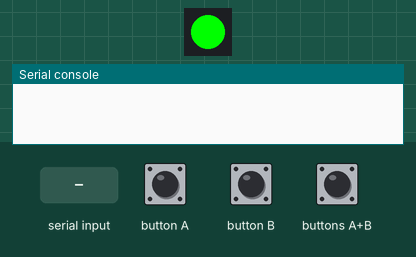
The program below on a simulated Calliope mini (MakeCode). Parts: 1 RGB LEDs in strip order, left to right, the last lines printed to the serial console. Inputs (shaded band) come from the test bench. No radio messages arrive unless stated (any console line starting 'radio sent:' is added by the test bench).

Above: at 1.7 s.
1.8 s: button A pressed for 0.15 s
3.4 s: button B pressed for 0.15 s
5.0 s: buttons A+B pressed for 0.15 s
6.6 s: "1" typed at the serial console, then Enter
At 6.64 s:
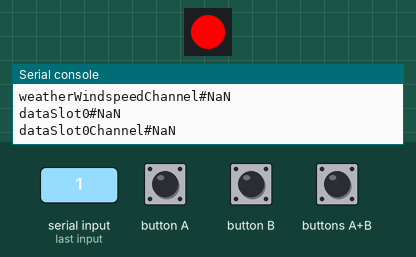
Timing chart, 0 to 9.1 s (numbered marks = the images above; inputs shaded):
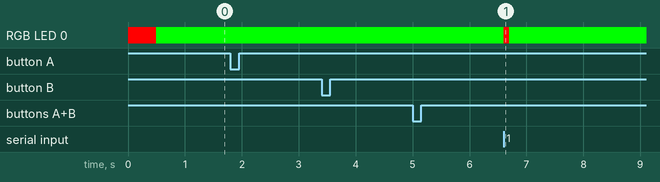

The program:

main.ts
```typescript
enum RadioMessage {
    message1 = 49434
}
function sendDataCalliope () {
    radio.setGroup(WeatherDataChannel)
    radio.sendString("" + (WeatherData))
    radio.setGroup(WeatherHumidChannel)
    radio.sendNumber(WeatherHumid)
    radio.setGroup(WeatherRainChannel)
    radio.sendNumber(WeatherRain)
    radio.setGroup(WeatherTempChannel)
    radio.sendNumber(WeatherTemp)
    radio.setGroup(WeatherWinddirectionChannel)
    radio.sendNumber(WeatherWinddirection)
    radio.setGroup(WeatherWindspeedChannel)
    radio.sendNumber(WeatherWindspeed)
    radio.setGroup(DataSlot0Channel)
    radio.sendNumber(DataSlot0)
    radio.setGroup(DataSlot1Channel)
    radio.sendNumber(DataSlot1)
    radio.setGroup(DataSlot2Channel)
    radio.sendNumber(DataSlot2)
    radio.setGroup(DataSlot3Channel)
    radio.sendNumber(DataSlot3)
    radio.setGroup(DataSlot4Channel)
    radio.sendNumber(DataSlot4)
    radio.setGroup(DataSlot5Channel)
    radio.sendNumber(DataSlot5)
    radio.setGroup(DataSlot6Channel)
    radio.sendNumber(DataSlot6)
    radio.setGroup(DataSlot7Channel)
    radio.sendNumber(DataSlot7)
    radio.setGroup(DataSlot8Channel)
    radio.sendNumber(DataSlot8)
    radio.setGroup(DataSlot9Channel)
    radio.sendNumber(DataSlot9)
}
input.onButtonEvent(Button.A, input.buttonEventClick(), function () {
    serial.writeLine("calliButtonA")
})
input.onButtonEvent(Button.AB, input.buttonEventClick(), function () {
    serial.writeLine("calliButtonAB")
})
input.onButtonEvent(Button.B, input.buttonEventClick(), function () {
    serial.writeLine("calliButtonB")
})
function Display () {
    if (status == 1) {
        basic.showLeds(`
            # . # . #
            . # # # .
            . . # . .
            . . # . .
            . . # . .
            `)
        basic.setLedColor(0xff8000)
    } else {
        basic.clearScreen()
        basic.setLedColor(0x00ff00)
    }
}
function receiveDataRaspi () {
    string = serial.readUntil(serial.delimiters(Delimiters.Dollar))
}
function sendDataRaspi () {
    serial.writeLine("weatherData#" + WeatherData)
    serial.writeLine("weatherDataChannel#" + WeatherDataChannel)
    serial.writeLine("weatherHumid#" + WeatherHumid)
    serial.writeLine("weatherHumidChannel#" + WeatherHumidChannel)
    serial.writeLine("weatherRain#" + WeatherRain)
    serial.writeLine("weatherRainChannel#" + WeatherRainChannel)
    serial.writeLine("weatherTemp#" + WeatherTemp)
    serial.writeLine("weatherTempChannel#" + WeatherTempChannel)
    serial.writeLine("weatherWinddirection#" + WeatherWinddirection)
    serial.writeLine("weatherWinddirectionChannel#" + WeatherWinddirectionChannel)
    serial.writeLine("weatherWindspeed#" + WeatherWindspeed)
    serial.writeLine("weatherWindspeedChannel#" + WeatherWindspeedChannel)
    serial.writeLine("dataSlot0#" + DataSlot0)
    serial.writeLine("dataSlot0Channel#" + DataSlot0Channel)
    serial.writeLine("dataSlot1#" + DataSlot1)
    serial.writeLine("dataSlot1Channel#" + DataSlot1Channel)
    serial.writeLine("dataSlot2#" + DataSlot2)
    serial.writeLine("dataSlot2Channel#" + DataSlot2Channel)
    serial.writeLine("dataSlot3#" + DataSlot3)
    serial.writeLine("dataSlot3Channel#" + DataSlot3Channel)
    serial.writeLine("dataSlot4#" + DataSlot4)
    serial.writeLine("dataSlot4Channel#" + DataSlot4Channel)
    serial.writeLine("dataSlot5#" + DataSlot5)
    serial.writeLine("dataSlot5Channel#" + DataSlot5Channel)
    serial.writeLine("dataSlot6#" + DataSlot6)
    serial.writeLine("dataSlot6Channel#" + DataSlot6Channel)
    serial.writeLine("dataSlot7#" + DataSlot7)
    serial.writeLine("dataSlot7Channel#" + DataSlot7Channel)
    serial.writeLine("dataSlot8#" + DataSlot8)
    serial.writeLine("dataSlot8Channel#" + DataSlot8Channel)
    serial.writeLine("dataSlot9#" + DataSlot9)
    serial.writeLine("dataSlot9Channel#" + DataSlot9Channel)
    serial.writeLine("status#" + status)
    serial.writeLine("calliLED#" + CalliLED)
    serial.writeLine("calliDisplay#" + CalliDisplay)
    serial.writeLine("SEQ#COMPLETE")
}
function storeData () {
    list = string.split(";")
    WeatherData = list[0]
    WeatherDataChannel = parseFloat(list[1])
    WeatherHumid = parseFloat(list[2])
    WeatherHumidChannel = parseFloat(list[3])
    WeatherRain = parseFloat(list[4])
    WeatherRainChannel = parseFloat(list[5])
    WeatherTemp = parseFloat(list[6])
    WeatherTempChannel = parseFloat(list[7])
    WeatherWinddirection = parseFloat(list[8])
    WeatherWinddirectionChannel = parseFloat(list[9])
    WeatherWindspeed = parseFloat(list[10])
    WeatherWindspeedChannel = parseFloat(list[11])
    DataSlot0 = parseFloat(list[12])
    DataSlot0Channel = parseFloat(list[13])
    DataSlot1 = parseFloat(list[14])
    DataSlot1Channel = parseFloat(list[15])
    DataSlot2 = parseFloat(list[16])
    DataSlot2Channel = parseFloat(list[17])
    DataSlot3 = parseFloat(list[18])
    DataSlot3Channel = parseFloat(list[19])
    DataSlot4 = parseFloat(list[20])
    DataSlot4Channel = parseFloat(list[21])
    DataSlot5 = parseFloat(list[22])
    DataSlot5Channel = parseFloat(list[23])
    DataSlot6 = parseFloat(list[24])
    DataSlot6Channel = parseFloat(list[25])
    DataSlot7 = parseFloat(list[26])
    DataSlot7Channel = parseFloat(list[27])
    DataSlot8 = parseFloat(list[28])
    DataSlot8Channel = parseFloat(list[29])
    DataSlot9 = parseFloat(list[30])
    DataSlot9Channel = parseFloat(list[31])
    status = parseFloat(list[32])
    CalliLED = parseFloat(list[33])
    CalliDisplay = parseFloat(list[34])
}
let list: string[] = []
let CalliDisplay = 0
let CalliLED = 0
let string = ""
let status = 0
let DataSlot9 = 0
let DataSlot9Channel = 0
let DataSlot8 = 0
let DataSlot8Channel = 0
let DataSlot7 = 0
let DataSlot7Channel = 0
let DataSlot6 = 0
let DataSlot6Channel = 0
let DataSlot5 = 0
let DataSlot5Channel = 0
let DataSlot4 = 0
let DataSlot4Channel = 0
let DataSlot3 = 0
let DataSlot3Channel = 0
let DataSlot2 = 0
let DataSlot2Channel = 0
let DataSlot1 = 0
let DataSlot1Channel = 0
let DataSlot0 = 0
let DataSlot0Channel = 0
let WeatherWindspeed = 0
let WeatherWindspeedChannel = 0
let WeatherWinddirection = 0
let WeatherWinddirectionChannel = 0
let WeatherTemp = 0
let WeatherTempChannel = 0
let WeatherRain = 0
let WeatherRainChannel = 0
let WeatherHumid = 0
let WeatherHumidChannel = 0
let WeatherData = ""
let WeatherDataChannel = 0
basic.setLedColor(0xff0000)
basic.pause(500)
basic.setLedColor(0x00ff00)
radio.setTransmitPower(7)
radio.setGroup(1)
serial.setRxBufferSize(128)
serial.setTxBufferSize(128)
basic.forever(function () {
    receiveDataRaspi()
    basic.setLedColor(0xff0000)
    storeData()
    sendDataCalliope()
    sendDataRaspi()
    Display()
})
```

test.ts
```typescript
// Hier kann man Tests durchführen; diese Datei wird nicht kompiliert, wenn dieses Paket als Erweiterung verwendet wird.
```

Measured:
- after the input at 6.6 s, RGB LED 0: RGB(0, 255, 0) → RGB(255, 0, 0) at once, → RGB(0, 255, 0) 0.09 s later
